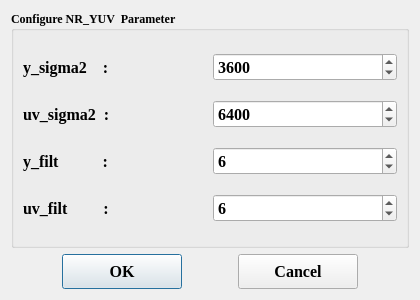
<?xml version="1.0" encoding="UTF-8"?>
<ui version="4.0">
 <class>nryuv_dialog</class>
 <widget class="QDialog" name="nryuv_dialog">
  <property name="geometry">
   <rect>
    <x>0</x>
    <y>0</y>
    <width>420</width>
    <height>300</height>
   </rect>
  </property>
  <property name="minimumSize">
   <size>
    <width>420</width>
    <height>300</height>
   </size>
  </property>
  <property name="windowTitle">
   <string>NR_YUV  Dialog</string>
  </property>
  <layout class="QGridLayout" name="gridLayout_2">
   <item row="0" column="0" colspan="5">
    <widget class="QGroupBox" name="groupBox">
     <property name="font">
      <font>
       <family>Times New Roman</family>
       <pointsize>9</pointsize>
       <weight>75</weight>
       <bold>true</bold>
      </font>
     </property>
     <property name="title">
      <string>Configure NR_YUV  Parameter</string>
     </property>
     <layout class="QGridLayout" name="gridLayout">
      <item row="1" column="0">
       <widget class="QLabel" name="label_2">
        <property name="font">
         <font>
          <family>Times New Roman</family>
          <pointsize>12</pointsize>
          <weight>75</weight>
          <bold>true</bold>
         </font>
        </property>
        <property name="text">
         <string>uv_sigma2  :</string>
        </property>
       </widget>
      </item>
      <item row="0" column="0">
       <widget class="QLabel" name="label">
        <property name="font">
         <font>
          <family>Times New Roman</family>
          <pointsize>12</pointsize>
          <weight>75</weight>
          <bold>true</bold>
         </font>
        </property>
        <property name="text">
         <string>y_sigma2    :</string>
        </property>
       </widget>
      </item>
      <item row="0" column="1">
       <widget class="QSpinBox" name="y_sigma2">
        <property name="font">
         <font>
          <family>Times New Roman</family>
          <pointsize>12</pointsize>
          <weight>75</weight>
          <bold>true</bold>
         </font>
        </property>
        <property name="minimum">
         <number>1</number>
        </property>
        <property name="maximum">
         <number>100000</number>
        </property>
        <property name="value">
         <number>3600</number>
        </property>
       </widget>
      </item>
      <item row="1" column="1">
       <widget class="QSpinBox" name="uv_sigma2">
        <property name="font">
         <font>
          <family>Times New Roman</family>
          <pointsize>12</pointsize>
          <weight>75</weight>
          <bold>true</bold>
         </font>
        </property>
        <property name="minimum">
         <number>1</number>
        </property>
        <property name="maximum">
         <number>100000</number>
        </property>
        <property name="value">
         <number>6400</number>
        </property>
       </widget>
      </item>
      <item row="2" column="0">
       <widget class="QLabel" name="label_3">
        <property name="font">
         <font>
          <family>Times New Roman</family>
          <pointsize>12</pointsize>
          <weight>75</weight>
          <bold>true</bold>
         </font>
        </property>
        <property name="text">
         <string>y_filt           :</string>
        </property>
       </widget>
      </item>
      <item row="2" column="1">
       <widget class="QSpinBox" name="y_filt">
        <property name="font">
         <font>
          <family>Times New Roman</family>
          <pointsize>12</pointsize>
          <weight>75</weight>
          <bold>true</bold>
         </font>
        </property>
        <property name="minimum">
         <number>1</number>
        </property>
        <property name="maximum">
         <number>100000</number>
        </property>
        <property name="value">
         <number>6</number>
        </property>
       </widget>
      </item>
      <item row="3" column="0">
       <widget class="QLabel" name="label_4">
        <property name="font">
         <font>
          <family>Times New Roman</family>
          <pointsize>12</pointsize>
          <weight>75</weight>
          <bold>true</bold>
         </font>
        </property>
        <property name="text">
         <string>uv_filt         :</string>
        </property>
       </widget>
      </item>
      <item row="3" column="1">
       <widget class="QSpinBox" name="uv_filt">
        <property name="font">
         <font>
          <family>Times New Roman</family>
          <pointsize>12</pointsize>
          <weight>75</weight>
          <bold>true</bold>
         </font>
        </property>
        <property name="minimum">
         <number>1</number>
        </property>
        <property name="maximum">
         <number>100000</number>
        </property>
        <property name="value">
         <number>6</number>
        </property>
       </widget>
      </item>
     </layout>
    </widget>
   </item>
   <item row="1" column="0">
    <spacer name="horizontalSpacer_2">
     <property name="orientation">
      <enum>Qt::Horizontal</enum>
     </property>
     <property name="sizeHint" stdset="0">
      <size>
       <width>68</width>
       <height>20</height>
      </size>
     </property>
    </spacer>
   </item>
   <item row="1" column="1">
    <widget class="QPushButton" name="OK">
     <property name="minimumSize">
      <size>
       <width>120</width>
       <height>35</height>
      </size>
     </property>
     <property name="font">
      <font>
       <family>Times New Roman</family>
       <pointsize>12</pointsize>
       <weight>75</weight>
       <bold>true</bold>
      </font>
     </property>
     <property name="text">
      <string>OK</string>
     </property>
    </widget>
   </item>
   <item row="1" column="2">
    <spacer name="horizontalSpacer">
     <property name="orientation">
      <enum>Qt::Horizontal</enum>
     </property>
     <property name="sizeHint" stdset="0">
      <size>
       <width>68</width>
       <height>20</height>
      </size>
     </property>
    </spacer>
   </item>
   <item row="1" column="3">
    <widget class="QPushButton" name="Cancel">
     <property name="minimumSize">
      <size>
       <width>120</width>
       <height>35</height>
      </size>
     </property>
     <property name="font">
      <font>
       <family>Times New Roman</family>
       <pointsize>12</pointsize>
       <weight>75</weight>
       <bold>true</bold>
      </font>
     </property>
     <property name="text">
      <string>Cancel</string>
     </property>
    </widget>
   </item>
   <item row="1" column="4">
    <spacer name="horizontalSpacer_3">
     <property name="orientation">
      <enum>Qt::Horizontal</enum>
     </property>
     <property name="sizeHint" stdset="0">
      <size>
       <width>68</width>
       <height>20</height>
      </size>
     </property>
    </spacer>
   </item>
  </layout>
 </widget>
 <resources/>
 <connections>
  <connection>
   <sender>OK</sender>
   <signal>clicked()</signal>
   <receiver>nryuv_dialog</receiver>
   <slot>accept()</slot>
   <hints>
    <hint type="sourcelabel">
     <x>283</x>
     <y>350</y>
    </hint>
    <hint type="destinationlabel">
     <x>348</x>
     <y>205</y>
    </hint>
   </hints>
  </connection>
  <connection>
   <sender>Cancel</sender>
   <signal>clicked()</signal>
   <receiver>nryuv_dialog</receiver>
   <slot>reject()</slot>
   <hints>
    <hint type="sourcelabel">
     <x>464</x>
     <y>350</y>
    </hint>
    <hint type="destinationlabel">
     <x>348</x>
     <y>205</y>
    </hint>
   </hints>
  </connection>
 </connections>
</ui>
